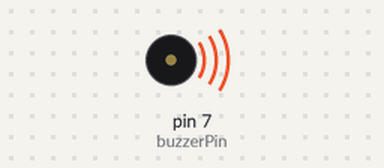
Recording of a sketch running on a simulated Arduino Uno, built with avr-gcc and run on an emulated ATmega328P. Shown: buzzer (waves = sounding). What the sketch prints to the serial monitor is not drawn.

Above: at 0.1 s.
At 2.3 s:
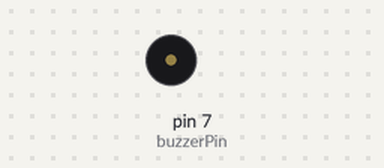
Timing chart, 0 to 3.8 s (numbered marks = the images above):
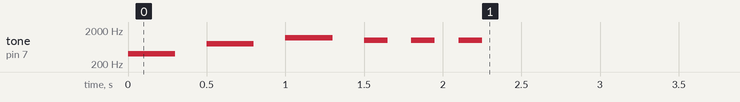

The sketch:

Beeper_tester.ino
```cpp
const int buzzerPin = 7;

void setup() {
  pinMode(buzzerPin, OUTPUT);
  Serial.begin(9600);
  Serial.println("Test du buzzer en cours...");

  testBuzzer();
}

void loop() {
  // Ne fait rien après le test
}

void testBuzzer() {
  // BIP grave
  tone(buzzerPin, 400); // Fréquence en Hz
  delay(300);
  noTone(buzzerPin);
  delay(200);

  // BIP médium
  tone(buzzerPin, 800);
  delay(300);
  noTone(buzzerPin);
  delay(200);

  // BIP aigu
  tone(buzzerPin, 1200);
  delay(300);
  noTone(buzzerPin);
  delay(200);

  // Bip répétitif
  for (int i = 0; i < 3; i++) {
    tone(buzzerPin, 1000);
    delay(150);
    noTone(buzzerPin);
    delay(150);
  }

  Serial.println("Test terminé.");
}
```
